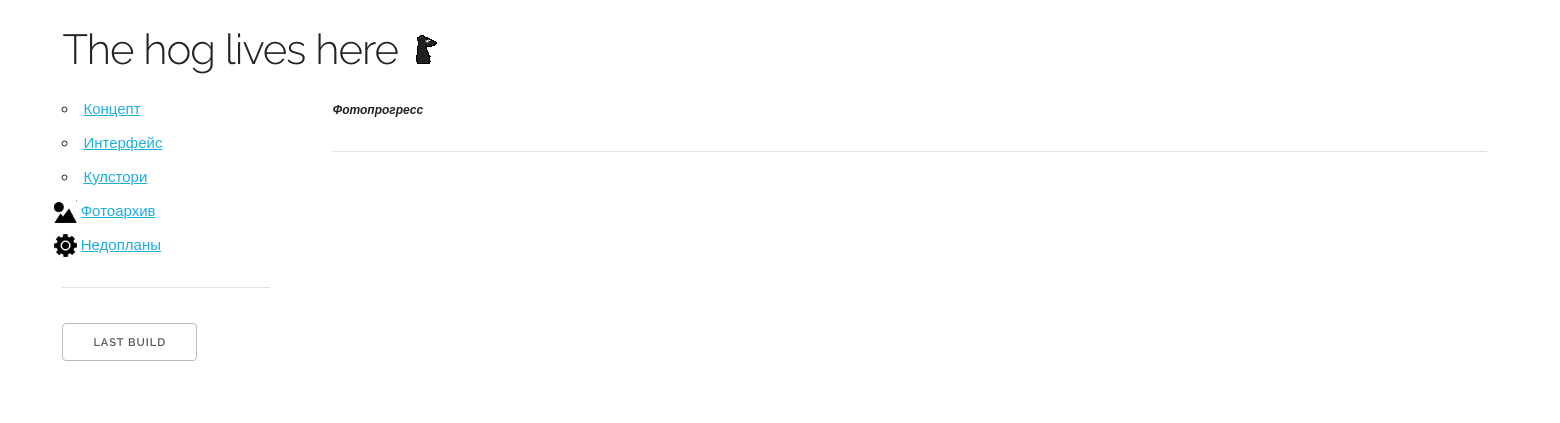
The page /gallery/ on the database as committed earlier.
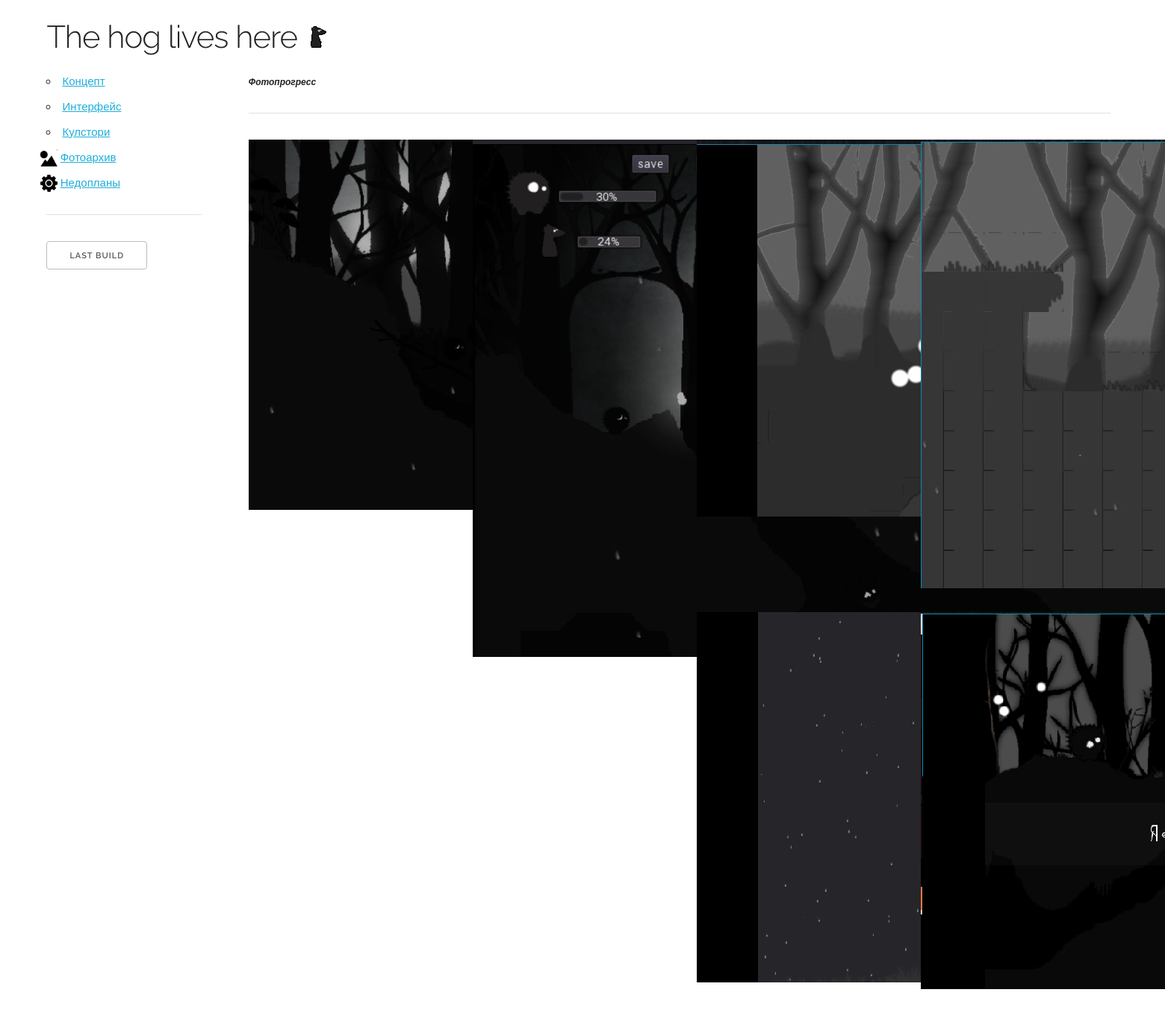
The same page on the database as committed later.
### base/models.py (models this page shows, shortened)
class BlogEntry(models.Model):
    caption = models.CharField(max_length=255)
    text = models.TextField()
    pinned = models.BooleanField()
    creation_ts = models.DateField(auto_now_add = True)

class Gallery(models.Model):
    photo = ImageField(null=True, blank=True)
    comment = models.CharField(max_length=255)
    creation_ts = models.DateField(auto_now_add = True)

### base/views.py (the view)
# urls.py: url(r'^gallery/$', bviews.gallery_index),
def gallery_index(request):
    data =  Gallery.objects.all()
    return render_to_response('gallery/index.html',{'data':data})

### base/templatetags/sidenav.py (called while the page is built)
@register.simple_tag()
def sidenav():
    items  =  BlogEntry.objects.filter(pinned=True)
    return items

### base/templates/gallery/index.html
{% extends 'base.html' %}
{% load thumbnail %}
{% block data %}
<strong><small><i>
            Фотопрогресс
</i></small></strong>
    <hr/>
    <div class="row">
    {% for item in data %}
    <div class="three columns">
    <p>
    {% thumbnail item.photo "300x400" crop="center" as im %}
        <img class="" src="{{ im.url }}" width="{{ im.width }}" >
    {% endthumbnail %}
    </p>
    </div>
    {% endfor %}
    </div>
{% endblock %}

### base/templates/base.html (shortened to what this page needs)
<!DOCTYPE html>
<html lang="en">
<head>
{% load sidenav %}
        <link rel="stylesheet" href="/static/css/normalize.css">
        <link rel="stylesheet" href="/static/css/skeleton.css">
</head>
<body>
    <div class="">
        <br/>
        <div class="row">
            <div class="twelve columns">
                <h2 class="panel">
                        The hog lives here
                        <a href="/">
                        <img src="/static/icon.png" />
                        </a>
                </h2>
            </div>
            <div class="two columns">
            {% sidenav as nav %}
            <ul>
                {% for item in nav %}
                <li><a href="/blog/{{item.id}}">{{ item.caption }}</a></li>
                {% endfor %}
                <li class="clear"><img
                    style="vertical-align:bottom; margin-left:-8px; height:1.5em;"
                    src="/static/image_icon.png"/>&nbsp;<a href="/gallery/">Фотоархив</a></li>
                <li class="clear"><img
                    style="vertical-align:bottom; margin-left:-8px; height:1.5em;"
                    src="/static/bulb.png"/>&nbsp;<a href="/scenes_features/">Недопланы</a></li>
                <li class="clear"> <hr/> </li>
                <li class="clear">
                    <a class="button" href="https://www.dropbox.com/s/h18c5sgs3yc3b3l/game-bin.exe?dl=0">LAST BUILD</a>
                </li>
            </ul>
            </div>
            <div class="nine columns">
                {% block data %}
                {% endblock %}
            </div>
        </div>
    </div>
</body>
</html>

### base_static/css/skeleton.css (style rules this page uses)
.column, .columns { width: 100%; float: left; box-sizing: border-box; }
@media (min-width: 550px) { .column, .columns { margin-left: 4%; } }
@media (min-width: 550px) { .column:first-child, .columns:first-child { margin-left: 0; } }
@media (min-width: 550px) { .two.columns { width: 13.3333333333%; } }
@media (min-width: 550px) { .three.columns { width: 22%; } }
@media (min-width: 550px) { .nine.columns { width: 74.0%; } }
@media (min-width: 550px) { .twelve.columns { width: 100%; margin-left: 0; } }
html { font-size: 62.5%; }
body { font-size: 1.5em; line-height: 1.6; font-weight: 400; font-family: "Raleway", "HelveticaNeue", "Helvetica Neue", Helvetica, Arial, sans-serif; color: #222; }
h1, h2, h3, h4, h5, h6 { margin-top: 0; margin-bottom: 2rem; font-weight: 300; }
h2 { font-size: 3.6rem; line-height: 1.25; letter-spacing: -.1rem; }
@media (min-width: 550px) { h2 { font-size: 4.2rem; } }
p { margin-top: 0; }
a { color: #1EAEDB; }
.button, button, input[type="submit"], input[type="reset"], input[type="button"] { display: inline-block; height: 38px; padding: 0 30px; color: #555; text-align: center; font-size: 11px; font-weight: 600; line-height: 38px; letter-spacing: .1rem; text-transform: uppercase; text-decoration: none; white-space: nowrap; background-color: transparent; border-radius: 4px; border: 1px solid #bbb; cursor: pointer; box-sizing: border-box; }
ul { list-style: circle inside; }
ol, ul { padding-left: 0; margin-top: 0; }
li { margin-bottom: 1rem; }
button, .button { margin-bottom: 1rem; }
pre, blockquote, dl, figure, table, p, ul, ol, form { margin-bottom: 2.5rem; }
hr { margin-top: 3rem; margin-bottom: 3.5rem; border-width: 0; border-top: 1px solid #E1E1E1; }
.container:after, .row:after, .u-cf { content: ""; display: table; clear: both; }

### base/templates/base.html (style rules this page uses)
.panel { margin-left:4%; }
li.clear { list-style:none; }

Rows that differ between the two databases and show on the page:
added Gallery: shows a picture
added Gallery: shows a picture
